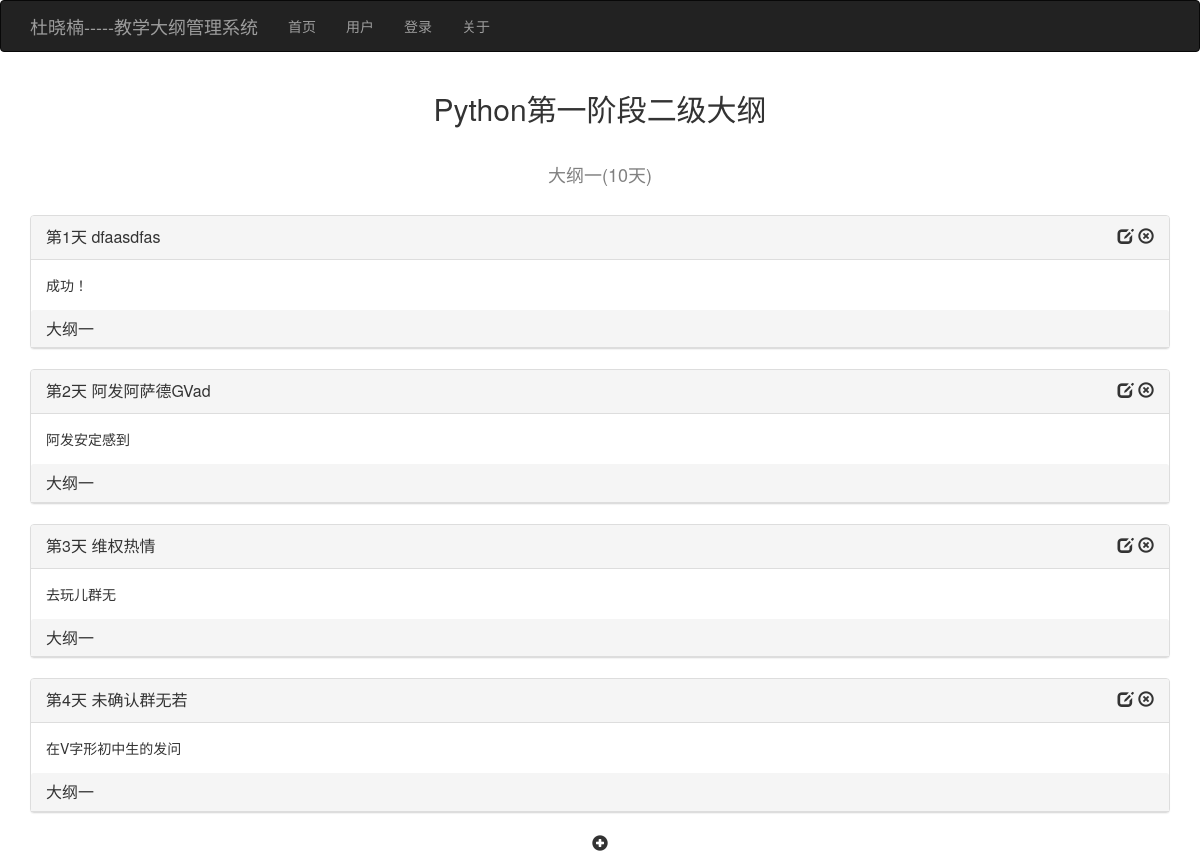
The app's page /program/list/?subject_id=1&stage_id=5&outline_id=1 with its own data.
### subject/models.py (models this page shows)
class SubjectModel(models.Model):
    name = models.CharField(max_length=20,null=False)
    number = models.IntegerField(null=True)
    days = models.IntegerField(null=False)
    amount = models.CharField(max_length=100 ,null=False)
    assurance = models.CharField(max_length=100,null=False)
    remark = models.CharField(max_length=100,null=False)
    stauts = models.CharField(max_length=100 ,null=True)
    creater = models.CharField(max_length=100 ,null=True)
    create_time = models.DateTimeField(default=datetime.datetime.now())
    updater = models.CharField(max_length=100 ,null=True)
    update_time = models.DateTimeField(default=datetime.datetime.now())
    class Meta:
        db_table = 'subject'

### stage/models.py (models this page shows)
class StageModel(models.Model):
    subjects=SubjectModel.objects.all()
    subject_name_id=[(subject.id,subject.name) for subject in subjects]
    subject_id=models.IntegerField(default=0,verbose_name='学科id',choices=subject_name_id)
    title=models.CharField(max_length=80,verbose_name='阶段标题',null=False)
    number=models.IntegerField(default=0,verbose_name='排序')
    days=models.IntegerField(default=0,verbose_name='学时')
    project=models.CharField(max_length=255,verbose_name='项目')
    teaching=models.CharField(max_length=255,verbose_name='教学方法')
    learning = models.CharField(max_length=255,verbose_name='学习方法')
    sharing = models.CharField(max_length=255,verbose_name='学生分享')
    remark = models.CharField(max_length=255,verbose_name='备注')
    status=models.CharField(max_length=255,verbose_name='状态')
    ceater=models.CharField(max_length=255,verbose_name='创建者')
    updater=models.CharField(max_length=255,verbose_name='更新者')
    update_time=models.DateTimeField(default=datetime.datetime.now(),verbose_name='更新时间')
    class Meta:
        db_table = 'stage'

### outline/models.py (models this page shows)
class OutlineModel(models.Model):
    subjects=SubjectModel.objects.all()
    subject_name_id=[(subject.id,subject.name)for subject in subjects]
    subject_id=models.IntegerField(default=0,verbose_name='学科id',choices=subject_name_id)
    stages=StageModel.objects.all()
    stage_name_id=[(stage.id,stage.title)for stage in stages]
    stage_id=models.IntegerField(default=0,verbose_name='阶段id',choices=stage_name_id)
    number=models.IntegerField(default=0,verbose_name='序列')
    title=models.CharField(max_length=255,verbose_name='大纲标题')
    days=models.IntegerField(default=0,verbose_name='学时')
    advancing = models.CharField(max_length=255, verbose_name='高级内容')
    remark = models.CharField(max_length=255, verbose_name='备注')
    status=models.IntegerField(default=0,verbose_name='状态')
    creater = models.CharField(max_length=255, verbose_name='创建者')
    create_time=models.DateTimeField(default=datetime.datetime.now(),verbose_name='创建时间')
    updater = models.CharField(max_length=255, verbose_name='更新者')
    update_time=models.DateTimeField(default=datetime.datetime.now(),verbose_name='更新时间')
    class Meta:
        db_table='outline'

### program/models.py (models this page shows)
class ProgramModel(models.Model):
    subjects=SubjectModel.objects.all()
    subject_name_id=[(subject.id,subject.name) for subject in subjects]
    subject_id=models.IntegerField(default=0,verbose_name='学科id',choices=subject_name_id)
    stages = StageModel.objects.all()
    stage_name_id = [(stage.id, stage.title) for stage in stages]
    stage_id = models.IntegerField(default=0, verbose_name='阶段id', choices=stage_name_id)
    outlines = OutlineModel.objects.all()
    outline_name_id = [(outline.id, outline.title) for outline in outlines]
    outline_id = models.IntegerField(default=0, verbose_name='大纲id', choices=outline_name_id)
    number = models.IntegerField(default=0, verbose_name='天序')
    sign=models.CharField(max_length=80,verbose_name='标志性内容',null=False)
    digest=models.CharField(max_length=255,verbose_name='内容摘要')
    prepare=models.CharField(max_length=255,verbose_name='准备工作')
    process = models.CharField(max_length=255,verbose_name='讲课流程')
    attention = models.CharField(max_length=255,verbose_name='注意事项')
    exercise = models.CharField(max_length=255, verbose_name='课后作业')
    share = models.CharField(max_length=255, verbose_name='学生分享')
    management = models.CharField(max_length=255, verbose_name='管理事项')
    remark = models.CharField(max_length=255,verbose_name='备注')
    class Meta:
        db_table = 'program'

### program/views.py (the view)
# urls.py: path('list/',ListView.as_view(),name='list'),
class ListView(View):
    def get(self,request):
        nameSubject=request.GET['subject_id']
        nameSubjectList=SubjectModel.objects.filter(id=nameSubject)[0]
        unameSubject=nameSubjectList.name
        nameStage=request.GET['stage_id']
        nameStageList=StageModel.objects.filter(id=nameStage)[0]
        unameStage=nameStageList.title
        nameOutline=request.GET['outline_id']
        nameOutlineList=OutlineModel.objects.filter(id=nameOutline)[0]
        unameOutline=nameOutlineList.title
        subject_id=request.GET['subject_id']
        stage_id=request.GET['stage_id']
        outline_id=request.GET['outline_id']
        program_list=ProgramModel.objects.filter(subject_id=subject_id,stage_id=stage_id,outline_id=outline_id)
        print('-----------------------------------')
        return render_to_response('program/list.html',{'program_list':program_list,'subjectName':unameSubject,'stageName':unameStage,'outlineName':unameOutline,'outlineList':nameOutlineList})

### templates/program/list.html (shortened to what this page needs)
{% extends 'base.html'%}
{% block main %}
    <div class="container">
            <h2 class="text-center">{{subjectName}}{{ stageName }}二级大纲</h2>
        <br>
            <h4 class="text-center" style="color: gray">{{ outlineName }}({{ outlineList.days }}天)</h4>
        <br>
        {% for program in program_list %}
            <div class="panel panel-default">
                <div class="panel-heading panel-title">
                    <a href="/program/detail/?subject_id={{program.subject_id}}&stage_id={{ program.stage_id }}&outline_id={{ program.outline_id }}&program_id={{ program.id }}">第{{ program.number }}天  {{ program.sign }}</a>
                    <div style="float: right" class="panel-title">
                        <a href="/program/edit/?program_id={{ program.id }}"><span class="glyphicon glyphicon-edit" id="edit"></span></a>
                        <a href="/program/delete/?program_id={{program.id}}"><span class="glyphicon glyphicon-remove-circle" id="delete"></span></a>
                    </div>
                </div>
                <div class="panel-body">
                    {{ program.digest }}
                </div>
                <div class="panel-heading">
                    <h5 class="panel-title">
                        {{ outlineName }}
                    </h5>
                </div>
            </div>
        {% endfor %}
        <div class="text-center panel-title">
            <a href="/program/add/">
            <span class="glyphicon glyphicon-plus-sign"> </span>
        </a>
        </div>
    </div>
{% endblock %}

### records on screen
SubjectModel: name "Python"
StageModel: title "第一阶段"
OutlineModel: title "大纲一", days "10"
ProgramModel: number "1", sign "dfaasdfas", digest "成功！"
ProgramModel: number "2", sign "阿发阿萨德GVad", digest "阿发安定感到"
ProgramModel: number "3", sign "维权热情", digest "去玩儿群无"
ProgramModel: number "4", sign "未确认群无若", digest "在V字形初中生的发问"
